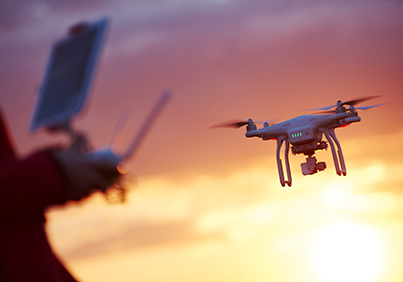
#> input picture opencv4/dron.jpg, 403 x 282 px, found by its file name
$ python 'yerdeğiştirme.py'
#> lines starting #> are read from the running program, lines starting #| are printed output that depends on the picture
import cv2
import numpy as np

img = cv2.imread("dron.jpg")
#> img is the input picture: shape (282, 403, 3); mean B, G, R 123.4, 135.5, 176

# Görüntünün satır ve sütun bilgilerini alın
rows, cols, _ = img.shape  # Renkli bir görüntü olduğu için 3 kanalı (BGR) vardır.
#> rows = 282; cols = 403

#shape özelliği, bir Numpy dizisinin boyutunu, yani kaç satır ve sütun içerdiğini belirtir.
#  #Dizi 2D (iki boyutlu) bir dizi ise, "shape" özelliği iki değer içerir: satır sayısı ve sütun sayısı.
#Eğer 3D bir dizi ise, "shape" özelliği üç değer içerir: yükseklik (satır sayısı), genişlik (sütun sayısı) ve
#kanal sayısı (örneğin, renkli bir görüntüde genellikle 3 kanal vardır: mavi, yeşil ve kırmızı).

# Kaydırma matrisini oluşturun
translation_matrix = np.float32([[1, 0, 50], [0, 1, 50]])  # x ekseninde 50, y ekseninde 50 birim kaydırma

# Kaydırma işlemi yaparak yeni görüntüyü oluşturun
img_translation = cv2.warpAffine(img, translation_matrix, (cols, rows))
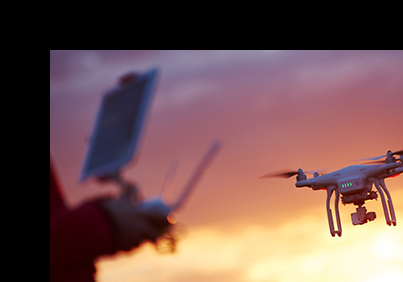
#> img_translation: shape (282, 403, 3); mean B, G, R 82.8, 85.4, 116.3

# Görüntüleri göster
cv2.imshow("img", img)
cv2.imshow("img_translation", img_translation)
cv2.waitKey(0)
cv2.destroyAllWindows()
